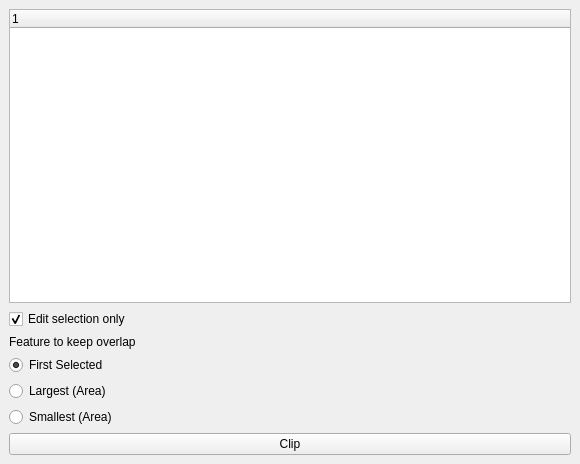
<?xml version="1.0" encoding="UTF-8"?>
<ui version="4.0">
 <class>ClipToolDockWidgetBase</class>
 <widget class="QDockWidget" name="ClipToolDockWidgetBase">
  <property name="geometry">
   <rect>
    <x>0</x>
    <y>0</y>
    <width>580</width>
    <height>464</height>
   </rect>
  </property>
  <property name="windowTitle">
   <string>Clip Tool</string>
  </property>
  <widget class="QWidget" name="dockWidgetContents">
   <layout class="QGridLayout" name="gridLayout">
    <item row="0" column="0">
     <layout class="QVBoxLayout" name="verticalLayout">
      <item>
       <layout class="QVBoxLayout" name="verticalLayout_2">
        <item>
         <widget class="QTreeWidget" name="treeWidget">
          <column>
           <property name="text">
            <string notr="true">1</string>
           </property>
          </column>
         </widget>
        </item>
        <item>
         <widget class="QCheckBox" name="check_all_intersecting">
          <property name="text">
           <string>Edit selection only</string>
          </property>
          <property name="checked">
           <bool>true</bool>
          </property>
         </widget>
        </item>
        <item>
         <widget class="QLabel" name="label">
          <property name="text">
           <string>Feature to keep overlap</string>
          </property>
          <property name="alignment">
           <set>Qt::AlignBottom|Qt::AlignLeading|Qt::AlignLeft</set>
          </property>
         </widget>
        </item>
        <item>
         <widget class="QRadioButton" name="firstSelected">
          <property name="toolTip">
           <string>&lt;html&gt;&lt;head/&gt;&lt;body&gt;&lt;p&gt;The &lt;span style=&quot; font-weight:600;&quot;&gt;first&lt;/span&gt; feature selected &lt;span style=&quot; font-weight:600;&quot;&gt;keeps&lt;/span&gt;&lt;/p&gt;&lt;p&gt;the overlap area after clipping&lt;/p&gt;&lt;/body&gt;&lt;/html&gt;</string>
          </property>
          <property name="text">
           <string>First Selected</string>
          </property>
          <property name="checked">
           <bool>true</bool>
          </property>
         </widget>
        </item>
        <item>
         <widget class="QRadioButton" name="largest">
          <property name="toolTip">
           <string>&lt;html&gt;&lt;head/&gt;&lt;body&gt;&lt;p&gt;The feature with the largest area&lt;/p&gt;&lt;p&gt;keeps the overlap after clipping&lt;/p&gt;&lt;/body&gt;&lt;/html&gt;</string>
          </property>
          <property name="text">
           <string>Largest (Area)</string>
          </property>
         </widget>
        </item>
        <item>
         <widget class="QRadioButton" name="smallest">
          <property name="toolTip">
           <string>&lt;html&gt;&lt;head/&gt;&lt;body&gt;&lt;p&gt;The feature with the &lt;span style=&quot; font-weight:600;&quot;&gt;smallest &lt;/span&gt;area&lt;/p&gt;&lt;p&gt;&lt;span style=&quot; font-weight:600;&quot;&gt;keeps&lt;/span&gt; the overlap after clipping&lt;/p&gt;&lt;/body&gt;&lt;/html&gt;</string>
          </property>
          <property name="text">
           <string>Smallest (Area)</string>
          </property>
         </widget>
        </item>
       </layout>
      </item>
      <item>
       <widget class="QPushButton" name="pushButton">
        <property name="toolTip">
         <string>&lt;html&gt;&lt;head/&gt;&lt;body&gt;&lt;p&gt;Clip overlaps of &lt;span style=&quot; font-weight:600;&quot;&gt;selected&lt;/span&gt; features&lt;/p&gt;&lt;/body&gt;&lt;/html&gt;</string>
        </property>
        <property name="text">
         <string>Clip</string>
        </property>
       </widget>
      </item>
     </layout>
    </item>
   </layout>
  </widget>
 </widget>
 <resources/>
 <connections/>
</ui>
